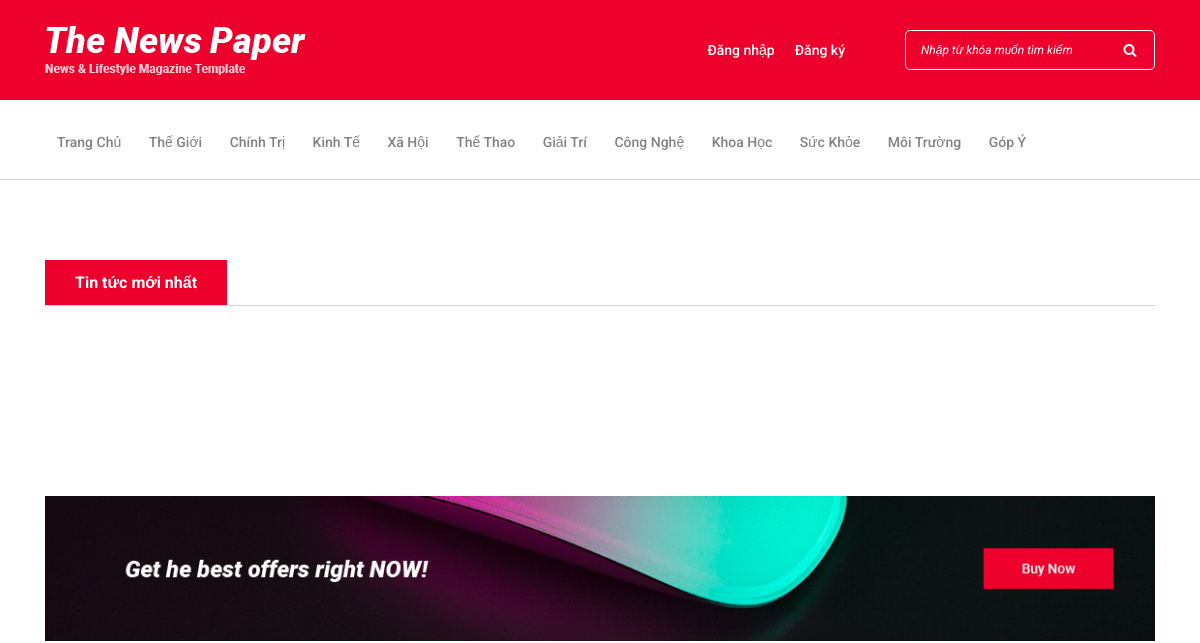
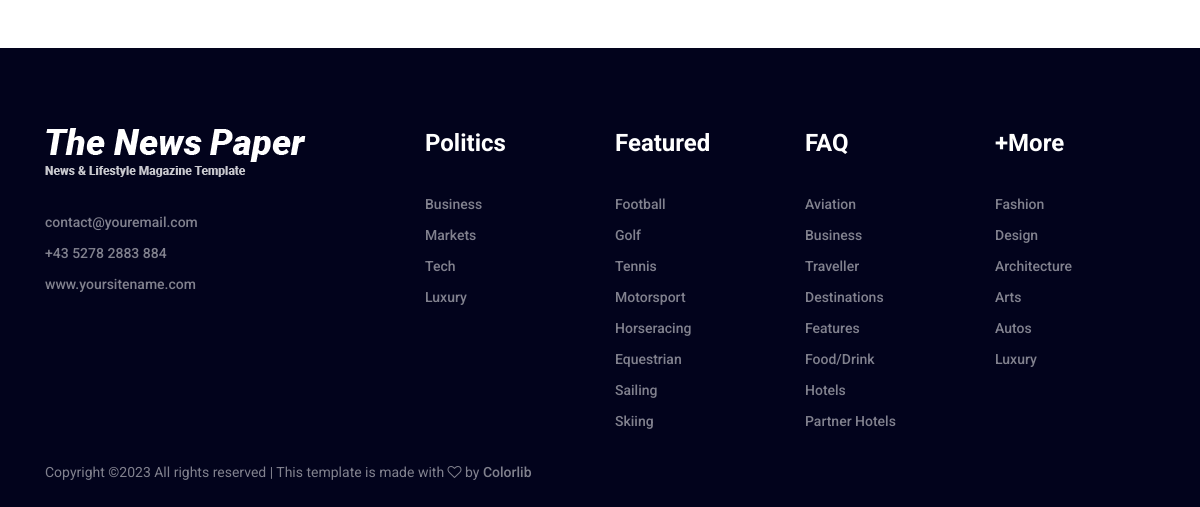
Page /user/index.php on the earlier database version (2 pictures, top to bottom).
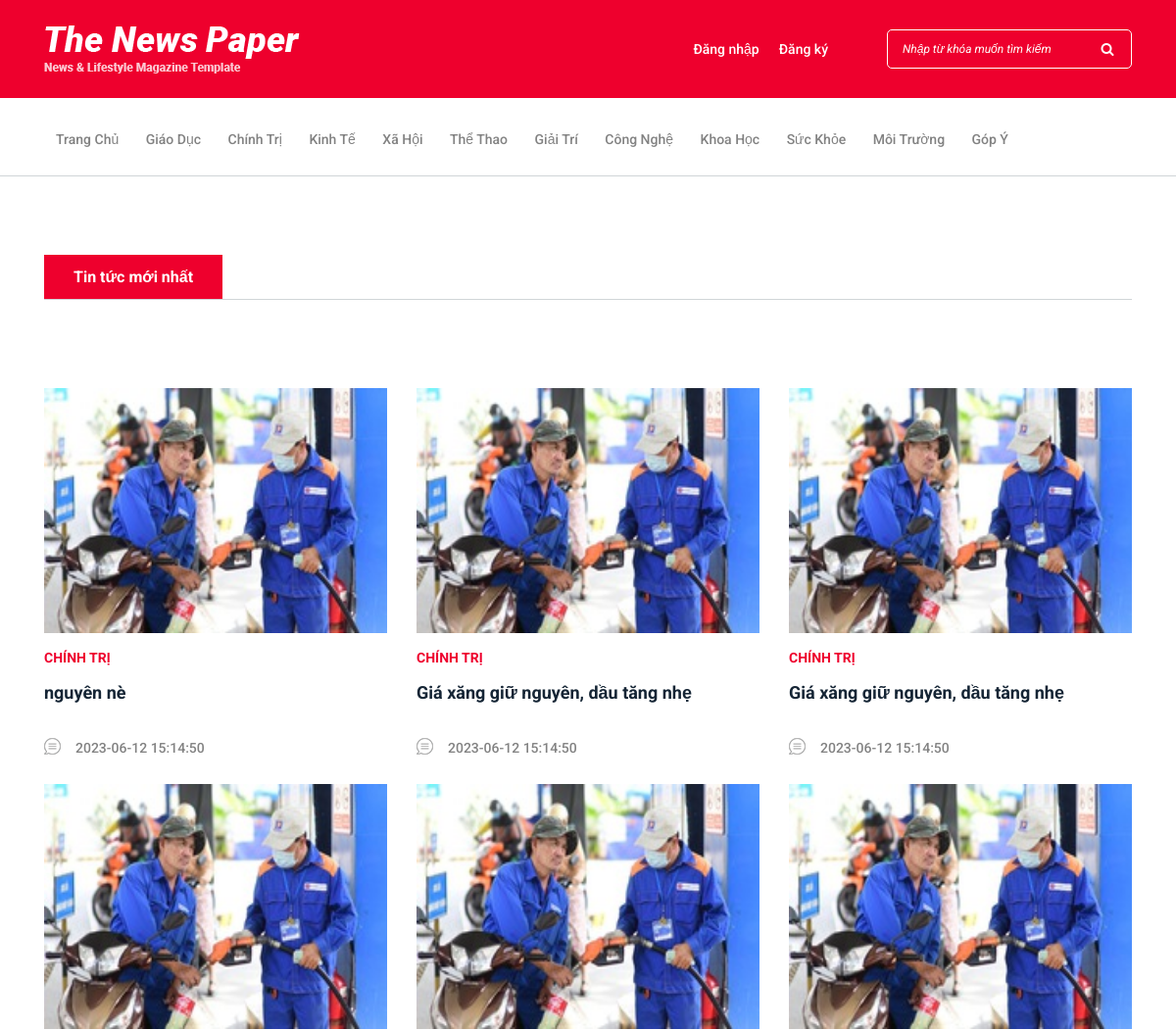
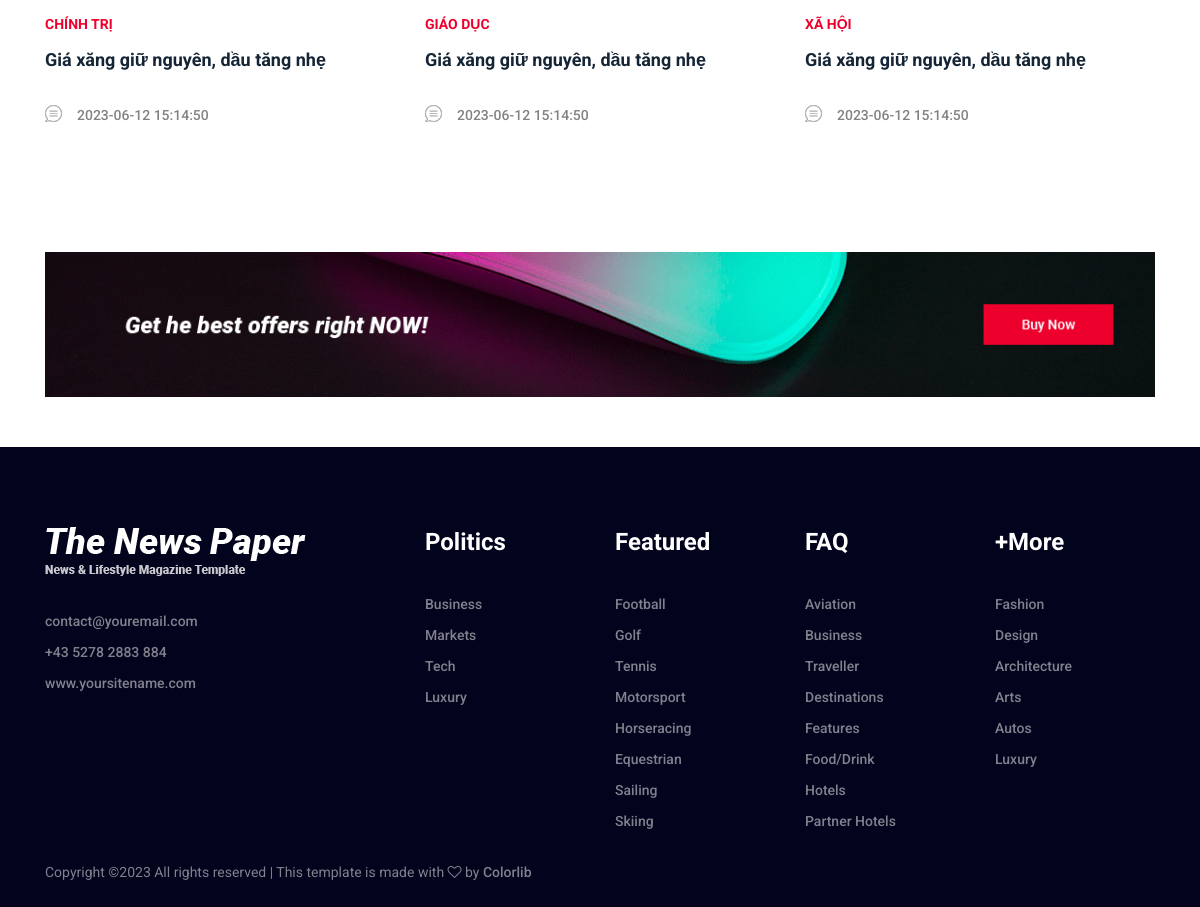
Same page on the later database version (2 pictures, top to bottom).
### tables this page shows
CREATE TABLE `chude` (
  `id` int(11) NOT NULL,
  `ten` varchar(255) NOT NULL
);

CREATE TABLE `tintuc` (
  `id` int(11) NOT NULL,
  `chude_id` int(11) DEFAULT NULL,
  `tieude` varchar(255) NOT NULL,
  `anh` varchar(500) NOT NULL,
  `noidung` text DEFAULT NULL,
  `ngay` datetime NOT NULL DEFAULT current_timestamp(),
  `nguoidung_id` int(11) NOT NULL
);

### user/index.php (the view, shortened to what this page needs)
<!DOCTYPE html>
<html lang="en">
<head>
<?php include('inc/head.php')?>
</head>
<body>
    <?php include('inc/header.php')?>
    <div class="popular-news-area section-padding-80-50">
        <div class="container">
            <div class="row">
                <div class="col-12 col-lg-12">
                    <div class="section-heading">
                        <h6>Tin tức mới nhất</h6>
                    </div>
                    <div class="row">
                        <?php
                            $tintuc = "SELECT a.*, b.ten
                            FROM tintuc as a, chude as b
                            WHERE a.chude_id = b.id
                            ORDER BY a.id DESC
                            LIMIT 9";
                            $resultbd = mysqli_query($connect, $tintuc);
                            while ($bd = mysqli_fetch_array($resultbd, MYSQLI_ASSOC)) {
                            ?>
                        <div class="col-12 col-md-4">
                            <div class="single-blog-post style-3">
                                <div class="post-thumb">
                                    <a href="chitiet.php?id=<?php echo $bd['id'] ?>"><img style="width: 100%;height: 250px;" src="../admin/image/<?php echo $bd['anh'] ?>" alt=""></a>
                                </div>
                                <div class="post-data">
                                    <a href="chude.php?id=<?php echo $bd['chude_id'] ?>" class="post-catagory"><?php echo $bd['ten'] ?></a>
                                    <a href="chitiet.php?id=<?php echo $bd['id'] ?>" class="post-title">
                                        <h6><?php echo $bd['tieude'] ?></h6>
                                    </a>
                                    <div class="post-meta d-flex align-items-center">
                                        <a href="#" class="post-comment"><img style="margin-left : -20px !important" src="img/core-img/chat.png" alt=""> <span><?php echo $bd['ngay'] ?></span></a>
                                    </div>
                                </div>
                            </div>
                        </div>
                        <?php } ?>
                    </div>
                </div>
            </div>
        </div>
    </div>
    <?php include('inc/footer.php')?>
</body>
</html>

### user/inc/head.php (shortened to what this page needs)
<link rel="stylesheet" href="style.css">

### user/inc/header.php (shortened to what this page needs)
<?php
include('../admin/inc/connect.php');
?>
<header class="header-area">
<div class="top-header-area">
    <div class="container">
        <div class="row">
            <div class="col-12">
                <div class="top-header-content d-flex align-items-center justify-content-between">
                    <div class="logo">
                        <a href="index.php"><img src="img/core-img/logo.png" alt=""></a>
                    </div>
                    <div class="login-search-area d-flex align-items-center">
                        <?php if (empty($_SESSION['taikhoan'])) { ?>
                        <div class="login d-flex">
                            <a href="dangnhap.php">Đăng nhập</a>
                            <a href="dangnhap.php">Đăng ký</a>
                        </div>
                        <?php } ?>
                        <div class="search-form">
                            <form action="timkiem.php" method="post">
                                <input type="search" name="keyword" class="form-control" placeholder="Nhập từ khóa muốn tìm kiếm">
                                <button type="submit"><i class="fa fa-search" aria-hidden="true"></i></button>
                            </form>
                        </div>
                    </div>
                </div>
            </div>
        </div>
    </div>
</div>
<div class="newspaper-main-menu" id="stickyMenu">
    <div class="classy-nav-container breakpoint-off">
        <div class="container">
            <nav class="classy-navbar justify-content-between" id="newspaperNav">
                <div class="classy-menu">
                    <div class="classynav">
                        <ul>
                            <li ><a href="index.php">Trang chủ</a></li>
                            <?php
                            $chude = mysqli_query($connect, "SELECT * FROM chude");
                            while ($chudes = mysqli_fetch_array($chude, MYSQLI_ASSOC)) {
                            ?>
                            <li ><a href="chude.php?id=<?php echo $chudes['id'] ?>"><?php echo $chudes['ten'] ?></a></li>
                            <?php } ?>
                            <li ><a href="gopy.php">Góp ý</a></li>
                        </ul>
                    </div>
                </div>
            </nav>
        </div>
    </div>
</div>
</header>

### user/inc/footer.php
<div class="footer-add-area">
        <div class="container">
            <div class="row">
                <div class="col-12">
                    <div class="footer-add">
                        <a href="#"><img src="img/bg-img/footer-add.gif" alt=""></a>
                    </div>
                </div>
            </div>
        </div>
    </div>
    <footer class="footer-area">
        <div class="main-footer-area">
            <div class="container">
                <div class="row">
                    <div class="col-12 col-sm-6 col-lg-4">
                        <div class="footer-widget-area mt-80">
                            <div class="footer-logo">
                                <a href="index.html"><img src="img/core-img/logo.png" alt=""></a>
                            </div>
                            <ul class="list">
                                <li><a href="mailto:contact@youremail.com">contact@youremail.com</a></li>
                                <li><a href="tel:+4352782883884">+43 5278 2883 884</a></li>
                                <li><a href="http://yoursitename.com">www.yoursitename.com</a></li>
                            </ul>
                        </div>
                    </div>
                    <div class="col-12 col-sm-6 col-lg-2">
                        <div class="footer-widget-area mt-80">
                            <h4 class="widget-title">Politics</h4>
                            <ul class="list">
                                <li><a href="#">Business</a></li>
                                <li><a href="#">Markets</a></li>
                                <li><a href="#">Tech</a></li>
                                <li><a href="#">Luxury</a></li>
                            </ul>
                        </div>
                    </div>
                    <div class="col-12 col-sm-4 col-lg-2">
                        <div class="footer-widget-area mt-80">
                            <h4 class="widget-title">Featured</h4>
                            <ul class="list">
                                <li><a href="#">Football</a></li>
                                <li><a href="#">Golf</a></li>
                                <li><a href="#">Tennis</a></li>
                                <li><a href="#">Motorsport</a></li>
                                <li><a href="#">Horseracing</a></li>
                                <li><a href="#">Equestrian</a></li>
                                <li><a href="#">Sailing</a></li>
                                <li><a href="#">Skiing</a></li>
                            </ul>
                        </div>
                    </div>
                    <div class="col-12 col-sm-4 col-lg-2">
                        <div class="footer-widget-area mt-80">
                            <h4 class="widget-title">FAQ</h4>
                            <ul class="list">
                                <li><a href="#">Aviation</a></li>
                                <li><a href="#">Business</a></li>
                                <li><a href="#">Traveller</a></li>
                                <li><a href="#">Destinations</a></li>
                                <li><a href="#">Features</a></li>
                                <li><a href="#">Food/Drink</a></li>
                                <li><a href="#">Hotels</a></li>
                                <li><a href="#">Partner Hotels</a></li>
                            </ul>
                        </div>
                    </div>
                    <div class="col-12 col-sm-4 col-lg-2">
                        <div class="footer-widget-area mt-80">
                            <h4 class="widget-title">+More</h4>
                            <ul class="list">
                                <li><a href="#">Fashion</a></li>
                                <li><a href="#">Design</a></li>
                                <li><a href="#">Architecture</a></li>
                                <li><a href="#">Arts</a></li>
                                <li><a href="#">Autos</a></li>
                                <li><a href="#">Luxury</a></li>
                            </ul>
                        </div>
                    </div>
                </div>
            </div>
        </div>
        <div class="bottom-footer-area">
            <div class="container h-100">
                <div class="row h-100 align-items-center">
                    <div class="col-12">
                        <p>
Copyright &copy;<script>document.write(new Date().getFullYear());</script> All rights reserved | This template is made with <i class="fa fa-heart-o" aria-hidden="true"></i> by <a href="https://colorlib.com" target="_blank">Colorlib</a>
</p>
                    </div>
                </div>
            </div>
        </div>
    </footer>

Differences in the rows shown:
changed chude: ten "Thế Giới" → "Giáo Dục"
added tintuc: anh (picture), chude.ten "CHÍNH TRỊ", tieude "nguyên nè", ngay "2023-06-12 15:14:50"
added tintuc: anh (picture), chude.ten "CHÍNH TRỊ", tieude "Giá xăng giữ nguyên, dầu tăng nhẹ", ngay "2023-06-12 15:14:50"
added tintuc: anh (picture), chude.ten "CHÍNH TRỊ", tieude "Giá xăng giữ nguyên, dầu tăng nhẹ", ngay "2023-06-12 15:14:50"
added tintuc: anh (picture), chude.ten "CHÍNH TRỊ", tieude "Giá xăng giữ nguyên, dầu tăng nhẹ", ngay "2023-06-12 15:14:50"
added tintuc: anh (picture), chude.ten "GIÁO DỤC", tieude "Giá xăng giữ nguyên, dầu tăng nhẹ", ngay "2023-06-12 15:14:50"
added tintuc: anh (picture), chude.ten "XÃ HỘI", tieude "Giá xăng giữ nguyên, dầu tăng nhẹ", ngay "2023-06-12 15:14:50"
